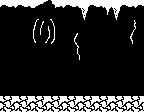

Tiled map render using the project's own tile images. Description and the whole map definition, tile-layer contents included, below:
An orthogonal 18x28 tile map with 8x4 px tiles, 1 tile layer (Capa de Patrones 1).

<map version="1.2" tiledversion="1.2.5" orientation="orthogonal" renderorder="right-down" width="18" height="28" tilewidth="8" tileheight="4" infinite="0" nextlayerid="2" nextobjectid="1">
 <tileset firstgid="1" source="patrones8x4_2.tsx" />
 <layer id="1" name="Capa de Patrones 1" width="18" height="28">
  <data encoding="csv">
3,4,3,4,18,28,50,4,3,4,5,3,4,6,5,3,4,3,
13,14,13,14,28,200,60,14,13,14,15,13,14,16,15,13,14,13,
200,62,200,200,200,200,200,200,200,200,41,200,200,42,41,200,200,200,
200,200,200,200,200,200,200,200,200,200,51,200,200,52,51,200,200,200,
200,200,200,200,44,45,46,200,200,200,61,200,200,200,61,200,200,200,
200,200,200,200,54,55,56,200,200,200,200,200,200,200,200,200,112,200,
200,200,200,200,64,65,66,200,200,200,200,200,200,200,200,200,122,200,
200,200,71,200,74,75,76,200,200,200,200,200,200,200,200,200,132,200,
200,200,200,200,84,85,86,200,200,81,200,200,200,200,200,200,142,200,
200,200,200,200,94,95,96,200,200,91,200,200,200,200,200,200,152,200,
200,200,200,200,104,105,106,200,200,101,200,200,200,200,200,200,162,200,
200,200,200,200,200,200,200,200,200,111,200,200,200,200,200,200,200,200,
200,200,200,200,200,200,200,200,200,121,200,200,200,200,200,200,200,200,
200,200,200,200,200,200,200,200,200,131,200,200,200,200,200,200,200,200,
200,200,200,200,200,200,200,200,200,141,200,200,200,200,200,200,200,200,
200,200,200,200,200,200,200,200,200,200,200,200,200,200,200,200,200,200,
200,200,200,200,200,200,200,200,200,200,200,200,200,200,200,200,200,200,
200,200,200,200,200,200,200,200,200,200,200,200,200,200,200,200,200,200,
200,200,200,200,200,200,200,200,200,200,200,200,200,200,200,200,200,200,
200,200,200,200,200,200,200,200,200,200,200,200,200,200,200,200,200,200,
200,200,200,200,200,200,200,200,200,200,200,200,200,200,200,200,200,200,
200,200,200,200,200,200,200,200,200,200,200,200,200,200,200,200,200,200,
200,200,200,200,200,200,200,200,200,200,200,200,200,200,200,200,200,200,
200,200,200,200,200,200,200,200,200,200,200,200,200,200,200,200,200,200,
1,2,1,2,1,2,1,2,1,2,1,2,1,2,1,2,1,2,
11,12,11,12,11,12,11,12,11,12,11,12,11,12,11,12,11,12,
21,22,21,22,21,22,21,22,21,22,21,22,21,22,21,22,21,22,
31,32,31,32,31,32,31,32,31,32,31,32,31,32,31,32,31,32
</data>
 </layer>
</map>
